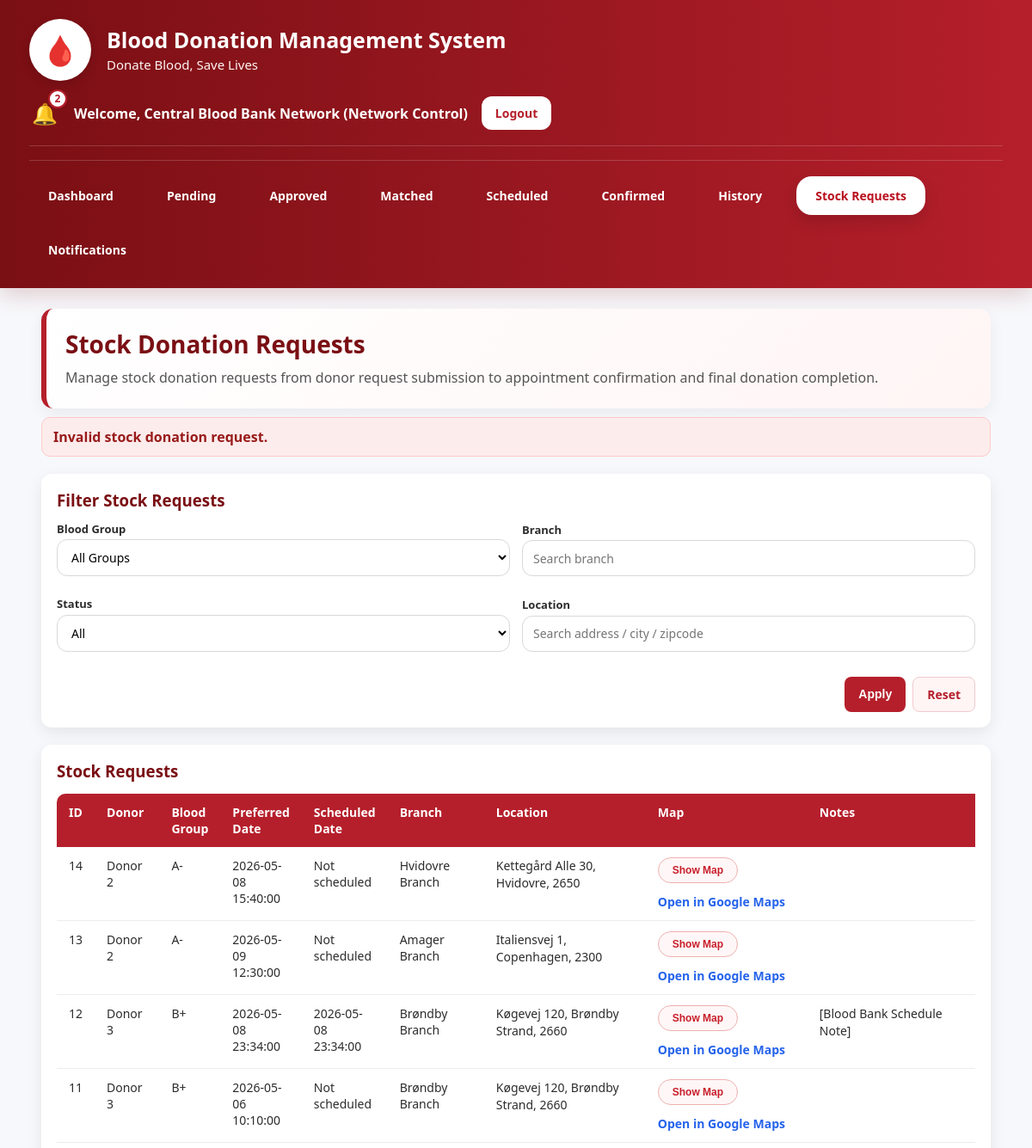
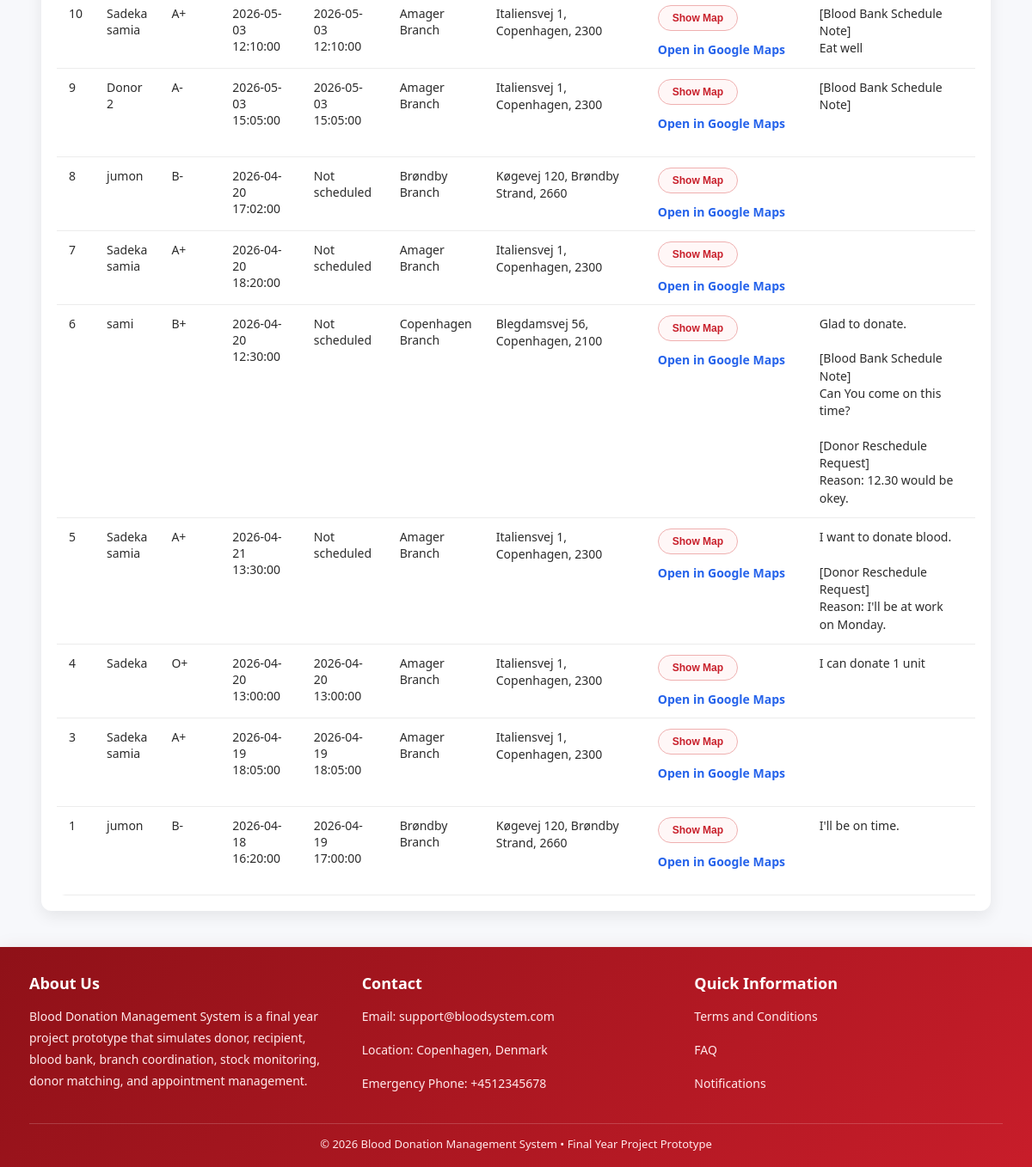
/dashboard/blood_bank_stock_requests.php?complete=invalid (signed in), run on the app's committed database (2 pictures, top to bottom).
### tables this page shows
CREATE TABLE `stock_donation_requests` (
  `id` int(11) NOT NULL,
  `donor_id` int(11) NOT NULL,
  `blood_bank_user_id` int(11) NOT NULL,
  `branch_id` int(11) DEFAULT NULL,
  `preferred_date` datetime DEFAULT NULL,
  `scheduled_date` datetime DEFAULT NULL,
  `completed_at` datetime DEFAULT NULL,
  `completion_note` text DEFAULT NULL,
  `notes` text DEFAULT NULL,
  `status` enum('pending','scheduled','confirmed','completed','cancelled') NOT NULL DEFAULT 'pending',
  `created_at` timestamp NOT NULL DEFAULT current_timestamp()
);

CREATE TABLE `users` (
  `id` int(11) NOT NULL,
  `name` varchar(100) NOT NULL,
  `email` varchar(100) NOT NULL,
  `contact_number` varchar(20) DEFAULT NULL,
  `address` varchar(255) DEFAULT NULL,
  `date_of_birth` date DEFAULT NULL,
  `weight` decimal(5,2) DEFAULT NULL,
  `password` varchar(255) NOT NULL,
  `role` enum('admin','blood_bank','donor','recipient') NOT NULL,
  `blood_group` varchar(5) DEFAULT NULL,
  `weight_kg` decimal(5,2) DEFAULT NULL,
  `location` varchar(100) DEFAULT NULL,
  `address_line` varchar(255) DEFAULT NULL,
  `city` varchar(100) DEFAULT NULL,
  `zipcode` varchar(20) DEFAULT NULL,
  `institution_name` varchar(150) DEFAULT NULL,
  `availability` enum('available','not_available') DEFAULT 'available',
  `created_at` timestamp NOT NULL DEFAULT current_timestamp(),
  `account_status` enum('active','inactive') DEFAULT 'active',
  `status` enum('active','inactive') NOT NULL DEFAULT 'active',
  `next_eligible_date` date DEFAULT NULL
);

CREATE TABLE `branches` (
  `id` int(11) NOT NULL,
  `blood_bank_user_id` int(11) NOT NULL,
  `branch_name` varchar(150) NOT NULL,
  `address_line` varchar(255) NOT NULL,
  `city` varchar(100) NOT NULL,
  `zipcode` varchar(20) NOT NULL,
  `contact_number` varchar(30) DEFAULT NULL,
  `is_active` tinyint(1) DEFAULT 1,
  `created_at` timestamp NOT NULL DEFAULT current_timestamp()
);

### functions/network_helper.php (called while the page is built, shortened)
<?php
function getSystemName(){
    return 'Blood Donation Management System';
}
function getSystemTagline(){
    return 'Donate Blood, Save Lives';
}
function getBloodBankWelcomeLabel(){
    return 'Central Blood Bank Network';
}
function renderFooterTitle(){
    return 'Blood Donation Management System';
}
function renderFooterDescription(){
    return 'Blood Donation Management System is a final year project prototype that simulates donor, recipient, blood bank, branch coordination, stock monitoring, donor matching, and appointment management.';
}
?>

### functions/location_helper.php (called while the page is built, shortened)
<?php
function buildFullLocation($address = '', $city = '', $zipcode = '', $fallback = ''){
    $parts = array_filter([
        trim((string)$address),
        trim((string)$city),
        trim((string)$zipcode)
    ], function($v){
        return $v !== '';
    });
    if(!empty($parts)){
        return implode(', ', $parts);
    }
    return trim((string)$fallback);
}
function buildMapUrl($address = '', $city = '', $zipcode = '', $fallback = ''){
    $fullLocation = buildFullLocation($address, $city, $zipcode, $fallback);
    return "https://www.google.com/maps?q=" . urlencode($fullLocation);
}
function buildEmbedMapUrl($address = '', $city = '', $zipcode = '', $fallback = ''){
    $fullLocation = buildFullLocation($address, $city, $zipcode, $fallback);
    return "https://maps.google.com/maps?q=" . urlencode($fullLocation) . "&output=embed";
}
?>

### dashboard/blood_bank_stock_requests.php (the view, shortened to what this page needs)
<?php
include '../config/db.php';
include '../functions/network_helper.php';
include '../functions/location_helper.php';
$blood_bank_id = (int)$_SESSION['user_id'];
$notif_stmt = mysqli_prepare($conn, "SELECT COUNT(*) AS total FROM notifications WHERE user_id = ? AND is_read = 0");
mysqli_stmt_bind_param($notif_stmt, "i", $blood_bank_id);
mysqli_stmt_execute($notif_stmt);
$notif_result = mysqli_stmt_get_result($notif_stmt);
$notif_data = mysqli_fetch_assoc($notif_result);
$notif_count = $notif_data['total'] ?? 0;
$blood_group = trim($_GET['blood_group'] ?? 'all');
$branch_search = trim($_GET['branch_search'] ?? '');
$status = trim($_GET['status'] ?? 'all');
$location_search = trim($_GET['location_search'] ?? '');
$sql = "
    SELECT
        sdr.*,
        donor.name AS donor_name,
        donor.blood_group,
        b.branch_name,
        b.address_line,
        b.city,
        b.zipcode
    FROM stock_donation_requests sdr
    JOIN users donor ON sdr.donor_id = donor.id
    LEFT JOIN branches b ON sdr.branch_id = b.id
    WHERE sdr.blood_bank_user_id = ?
";
$params = [$blood_bank_id];
$types = "i";
$sql .= " ORDER BY sdr.id DESC";
$stmt = mysqli_prepare($conn, $sql);
mysqli_stmt_bind_param($stmt, $types, ...$params);
mysqli_stmt_execute($stmt);
$result = mysqli_stmt_get_result($stmt);
$flashMessage = "";
$flashClass = "";
if(isset($_GET['complete'])){
    if($_GET['complete'] === 'success'){
        $flashMessage = "Stock donation has been completed successfully. Branch stock, donation history, donor availability, and notification have been updated.";
        $flashClass = "alert-success";
    } elseif($_GET['complete'] === 'not_confirmed'){
        $flashMessage = "This stock donation cannot be completed yet. Donor must confirm the appointment first.";
        $flashClass = "alert-error";
    } elseif($_GET['complete'] === 'invalid'){
        $flashMessage = "Invalid stock donation request.";
        $flashClass = "alert-error";
    } elseif($_GET['complete'] === 'error'){
        $flashMessage = "Something went wrong while completing the stock donation.";
        $flashClass = "alert-error";
    }
}
?>
<!DOCTYPE html>
<html>
<head>
    <link rel="stylesheet" href="assets/style.css">
</head>
<body>
<div class="topbar topbar-full bloodbank-shell">
    <div class="container">
        <div class="topbar-header">
            <div class="topbar-left">
                <div class="logo">🩸</div>
                <div class="brand-text">
                    <h2><?php echo htmlspecialchars(getSystemName()); ?></h2>
                    <p><?php echo htmlspecialchars(getSystemTagline()); ?></p>
                </div>
            </div>
            <div class="topbar-right">
                <a href="notifications.php" class="notify" title="Notifications">🔔
                    <span class="notify-badge"><?php echo (int)$notif_count; ?></span>
                </a>
                <span>Welcome, <?php echo htmlspecialchars(getBloodBankWelcomeLabel()); ?> (Network Control)</span>
                <a class="btn btn-logout" href="../auth/logout.php">Logout</a>
            </div>
        </div>
        <div class="topbar-menu">
            <a href="blood_bank_dashboard.php">Dashboard</a>
            <a href="blood_bank_pending.php">Pending</a>
            <a href="blood_bank_approved.php">Approved</a>
            <a href="blood_bank_matched.php">Matched</a>
            <a href="blood_bank_scheduled.php">Scheduled</a>
            <a href="blood_bank_confirmed.php">Confirmed</a>
            <a href="blood_bank_history.php">History</a>
            <a href="blood_bank_stock_requests.php" class="active">Stock Requests</a>
            <a href="notifications.php">Notifications</a>
        </div>
    </div>
</div>
<div class="container">
    <div class="hero">
        <h1>Stock Donation Requests</h1>
        <p>Manage stock donation requests from donor request submission to appointment confirmation and final donation completion.</p>
    </div>
    <?php if($flashMessage !== ''){ ?>
        <div class="alert <?php echo htmlspecialchars($flashClass); ?>"><?php echo htmlspecialchars($flashMessage); ?></div>
    <?php } ?>
    <div class="card">
        <h3>Filter Stock Requests</h3>
        <form method="GET" class="filter-form">
            <div class="filter-grid-2">
                <div class="field">
                    <label>Blood Group</label>
                    <select class="select" name="blood_group">
                        <option value="all" <?php if($blood_group == 'all') echo 'selected'; ?>>All Groups</option>
                    </select>
                </div>
                <div class="field">
                    <label>Branch</label>
                    <input class="input" type="text" name="branch_search" value="<?php echo htmlspecialchars($branch_search); ?>" placeholder="Search branch">
                </div>
                <div class="field">
                    <label>Status</label>
                    <select class="select" name="status">
                        <option value="all" <?php if($status == 'all') echo 'selected'; ?>>All</option>
                    </select>
                </div>
                <div class="field">
                    <label>Location</label>
                    <input class="input" type="text" name="location_search" value="<?php echo htmlspecialchars($location_search); ?>" placeholder="Search address / city / zipcode">
                </div>
            </div>
            <div class="filter-actions-row">
                <button class="btn btn-primary" type="submit">Apply</button>
                <a class="btn btn-secondary" href="blood_bank_stock_requests.php">Reset</a>
            </div>
        </form>
    </div>
    <div class="card">
        <h3>Stock Requests</h3>
        <div class="table-scroll-admin">
            <?php if(mysqli_num_rows($result) > 0){ ?>
                <table class="compact-admin-table">
                    <tr>
                        <th>ID</th>
                        <th>Donor</th>
                        <th>Blood Group</th>
                        <th>Preferred Date</th>
                        <th>Scheduled Date</th>
                        <th>Branch</th>
                        <th>Location</th>
                        <th>Map</th>
                        <th>Notes</th>
                        <th>Status</th>
                    </tr>
                    <?php while($row = mysqli_fetch_assoc($result)){ ?>
                        <?php
                        $fullLocation = buildFullLocation(
                            $row['address_line'] ?? '',
                            $row['city'] ?? '',
                            $row['zipcode'] ?? '',
                            ''
                        );
                        $mapUrl = buildMapUrl(
                            $row['address_line'] ?? '',
                            $row['city'] ?? '',
                            $row['zipcode'] ?? '',
                            ''
                        );
                        $embedUrl = buildEmbedMapUrl(
                            $row['address_line'] ?? '',
                            $row['city'] ?? '',
                            $row['zipcode'] ?? '',
                            ''
                        );
                        $mapId = "stockMap" . (int)$row['id'];
                        $statusClass = 'badge-pending';
                        if($row['status'] === 'scheduled'){
                            $statusClass = 'badge-accepted';
                        }
                        if($row['status'] === 'confirmed' || $row['status'] === 'completed'){
                            $statusClass = 'badge-completed';
                        }
                        ?>
                        <tr>
                            <td><?php echo (int)$row['id']; ?></td>
                            <td><?php echo htmlspecialchars($row['donor_name'] ?? 'N/A'); ?></td>
                            <td><?php echo htmlspecialchars($row['blood_group']); ?></td>
                            <td><?php echo htmlspecialchars($row['preferred_date'] ?? ''); ?></td>
                            <td><?php echo htmlspecialchars($row['scheduled_date'] ?? 'Not scheduled'); ?></td>
                            <td><?php echo htmlspecialchars($row['branch_name'] ?? 'Not assigned'); ?></td>
                            <td class="wrap-cell"><?php echo htmlspecialchars($fullLocation); ?></td>
                            <td>
                                <?php if($embedUrl !== ''){ ?>
                                    <div class="map-actions">
                                        <button type="button" class="map-toggle-btn map-toggle-btn-sm" onclick="toggleMap('<?php echo $mapId; ?>', this)">Show Map</button>
                                        <a class="map-open-link" href="<?php echo htmlspecialchars($mapUrl); ?>" target="_blank">Open in Google Maps</a>
                                    </div>
                                <?php } else { ?>
                                    ---
                                <?php } ?>
                            </td>
                            <td class="wrap-cell"><?php echo nl2br(htmlspecialchars($row['notes'] ?? '')); ?></td>
                            <td><span class="badge <?php echo $statusClass; ?>"><?php echo htmlspecialchars($row['status']); ?></span></td>
                        </tr>
                    <?php } ?>
                </table>
            <?php } else { ?>
                <p>No stock donation requests found.</p>
            <?php } ?>
        </div>
    </div>
</div>
<div class="site-footer site-footer-full bloodbank-shell-footer">
    <div class="container">
        <div class="footer-grid">
            <div class="footer-col">
                <h4>About Us</h4>
                <p><?php echo htmlspecialchars(renderFooterDescription()); ?></p>
            </div>
            <div class="footer-col">
                <h4>Contact</h4>
                <p>Email: support@bloodsystem.com</p>
                <p>Location: Copenhagen, Denmark</p>
                <p>Emergency Phone: +4512345678</p>
            </div>
            <div class="footer-col">
                <h4>Quick Information</h4>
                <p><a href="terms.php">Terms and Conditions</a></p>
                <p><a href="faq.php">FAQ</a></p>
                <p><a href="notifications.php">Notifications</a></p>
            </div>
        </div>
        <div class="footer-bottom">
            © 2026 <?php echo htmlspecialchars(renderFooterTitle()); ?> • Final Year Project Prototype
        </div>
    </div>
</div>
</body>
</html>

### data on the page
stock_donation_requests: id "14", donor.name "Donor 2", donor.blood_group "A-", preferred_date "2026-05-08 15:40:00", scheduled_date "Not scheduled", branch.branch_name "Hvidovre Branch", branch.zipcode "Kettegård Alle 30, Hvidovre, 2650"
stock_donation_requests: id "13", donor.name "Donor 2", donor.blood_group "A-", preferred_date "2026-05-09 12:30:00", scheduled_date "Not scheduled", branch.branch_name "Amager Branch", branch.zipcode "Italiensvej 1, Copenhagen, 2300"
stock_donation_requests: id "12", donor.name "Donor 3", donor.blood_group "B+", preferred_date "2026-05-08 23:34:00", scheduled_date "2026-05-08 23:34:00", branch.branch_name "Brøndby Branch", branch.zipcode "Køgevej 120, Brøndby Strand, 2660", notes "[Blood Bank Schedule Note]"
stock_donation_requests: id "11", donor.name "Donor 3", donor.blood_group "B+", preferred_date "2026-05-06 10:10:00", scheduled_date "Not scheduled", branch.branch_name "Brøndby Branch", branch.zipcode "Køgevej 120, Brøndby Strand, 2660"
stock_donation_requests: id "10", donor.name "Sadeka samia", donor.blood_group "A+", preferred_date "2026-05-03 12:10:00", scheduled_date "2026-05-03 12:10:00", branch.branch_name "Amager Branch", branch.zipcode "Italiensvej 1, Copenhagen, 2300", notes "[Blood Bank Schedule Note] Eat well"
stock_donation_requests: id "9", donor.name "Donor 2", donor.blood_group "A-", preferred_date "2026-05-03 15:05:00", scheduled_date "2026-05-03 15:05:00", branch.branch_name "Amager Branch", branch.zipcode "Italiensvej 1, Copenhagen, 2300", notes "[Blood Bank Schedule Note]"
stock_donation_requests: id "8", donor.name "jumon", donor.blood_group "B-", preferred_date "2026-04-20 17:02:00", scheduled_date "Not scheduled", branch.branch_name "Brøndby Branch", branch.zipcode "Køgevej 120, Brøndby Strand, 2660"
stock_donation_requests: id "7", donor.name "Sadeka samia", donor.blood_group "A+", preferred_date "2026-04-20 18:20:00", scheduled_date "Not scheduled", branch.branch_name "Amager Branch", branch.zipcode "Italiensvej 1, Copenhagen, 2300"
stock_donation_requests: id "6", donor.name "sami", donor.blood_group "B+", preferred_date "2026-04-20 12:30:00", scheduled_date "Not scheduled", branch.branch_name "Copenhagen Branch", branch.zipcode "Blegdamsvej 56, Copenhagen, 2100", notes "Glad to donate. [Blood Bank Schedule Note] Can You come on this time? [Donor Reschedule Request] Reason: 12.30 would be okey."
stock_donation_requests: id "5", donor.name "Sadeka samia", donor.blood_group "A+", preferred_date "2026-04-21 13:30:00", scheduled_date "Not scheduled", branch.branch_name "Amager Branch", branch.zipcode "Italiensvej 1, Copenhagen, 2300", notes "I want to donate blood. [Donor Reschedule Request] Reason: I'll be at work on Monday."
stock_donation_requests: id "4", donor.name "Sadeka", donor.blood_group "O+", preferred_date "2026-04-20 13:00:00", scheduled_date "2026-04-20 13:00:00", branch.branch_name "Amager Branch", branch.zipcode "Italiensvej 1, Copenhagen, 2300", notes "I can donate 1 unit"
stock_donation_requests: id "3", donor.name "Sadeka samia", donor.blood_group "A+", preferred_date "2026-04-19 18:05:00", scheduled_date "2026-04-19 18:05:00", branch.branch_name "Amager Branch", branch.zipcode "Italiensvej 1, Copenhagen, 2300"
stock_donation_requests: id "1", donor.name "jumon", donor.blood_group "B-", preferred_date "2026-04-18 16:20:00", scheduled_date "2026-04-19 17:00:00", branch.branch_name "Brøndby Branch", branch.zipcode "Køgevej 120, Brøndby Strand, 2660", notes "I'll be on time."

### other printed values
getSystemName() "Blood Donation Management System"
getSystemTagline() "Donate Blood, Save Lives"
$notif_count "2"
getBloodBankWelcomeLabel() "Central Blood Bank Network"
$flashMessage "Invalid stock donation request."
renderFooterDescription() "Blood Donation Management System is a final year project prototype that simulates donor, recipient, blood bank, branch coordination, stock monitoring, donor matching, and appointment management."
renderFooterTitle() "Blood Donation Management System"
